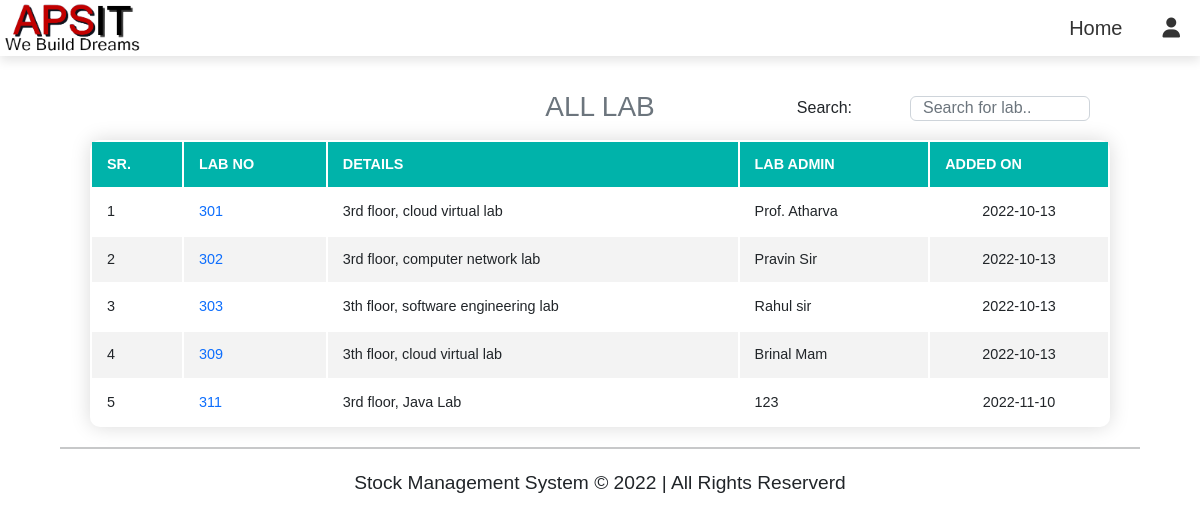
/lab_faculty.php, run on the app's committed database.
### tables this page shows
CREATE TABLE `lab` (
  `lab_id` int(11) NOT NULL,
  `lab_no` int(11) NOT NULL,
  `lab_detail` varchar(255) NOT NULL,
  `lab_admin` varchar(50) NOT NULL,
  `pcquantity` int(11) NOT NULL,
  `timetable` longblob NOT NULL,
  `role` int(11) NOT NULL DEFAULT 0,
  `added_on` date NOT NULL
);

### lab_faculty.php (the view, shortened to what this page needs)
<?php
require_once 'db_connect.php';
require_once 'include/header_faculty.php'
?>
<h3 class="text-muted text-center" style="margin-bottom: 10px;">ALL LAB</h3>
<div class="mb-3">
    <input type="text" class="form-control lab-search" id="search" onkeyup="tableSearch()"
        placeholder="Search for lab.." style="width: 15%; height: 25px; float: right; margin: -38px 110px 5px 3px;">
    <label class="form-label search-label" style="float: right; margin: -38px 348px 5px 1px;">Search: </label>
</div>
<table class="content-table" id="tableData" style="border-collapse: separate;">
    <thead>
        <tr>
            <th>SR.</th>
            <th>LAB NO</th>
            <th>DETAILS</th>
            <th>LAB ADMIN</th>
            <th>ADDED ON</th>
        </tr>
    </thead>
    <tbody>
        <?php
        $sql1 = "SELECT * FROM `lab` WHERE `role` <> '1'";
        $sql_run1 = mysqli_query($conn, $sql1);
        $i = 1;
        if (mysqli_num_rows($sql_run1) > 0) {
            foreach ($sql_run1 as $lab) {
        ?>
        <tr>
            <td><?= $i ?></td>
            <td><?php echo "<a href='actions/display_lab.php?lab_no=$lab[lab_no]'>"; ?>
                <?= $lab['lab_no'] ?></td>
            <td><?= $lab['lab_detail'] ?></td>
            <td><?= $lab['lab_admin'] ?></td>
            <td style="padding: 8px; text-align: center;"><?= $lab['added_on'] ?></td>
        </tr>
        <?php
                $i++;
            }
        }
        ?>
    </tbody>
</table>
<hr style="margin: auto; width: 90%;">
<?php
include 'include/footer.php';
?>
</body>
</html>

### css/style.css (style rules this page uses)
* { margin: 0; padding: 0; box-sizing: border-box; font-family: sans-serif; text-decoration: none; }
body { min-height: 100vh; background-size: cover; background-position: center; }
.content-table { margin-bottom: 20px; width: 85%; border-radius: 10px; margin-left: auto; margin-right: auto; font-size: 0.9em; min-width: 400px; box-shadow: 0 0 20px rgba(0, 0, 0, 0.15); }
.content-table thead tr { background-color: #00b3aa; color: #ffffff; text-align: left; font-weight: bold; }
.content-table th, .content-table td { padding: 12px 15px; }
.content-table td a { text-decoration: none; }
.content-table tbody tr { border-bottom: 1px solid #dddddd; }
.content-table tbody tr:nth-of-type(even) { background-color: #f3f3f3; }
.content-table tbody tr:last-of-type { border-bottom: 2px solid #00b3aa; }

### data on the page
lab: lab_no "301", lab_detail "3rd floor, cloud virtual lab", lab_admin "Prof. Atharva", added_on "2022-10-13"
lab: lab_no "302", lab_detail "3rd floor, computer network lab", lab_admin "Pravin Sir", added_on "2022-10-13"
lab: lab_no "303", lab_detail "3th floor, software engineering lab", lab_admin "Rahul sir", added_on "2022-10-13"
lab: lab_no "309", lab_detail "3th floor, cloud virtual lab", lab_admin "Brinal Mam", added_on "2022-10-13"
lab: lab_no "311", lab_detail "3rd floor, Java Lab", lab_admin "123", added_on "2022-11-10"
